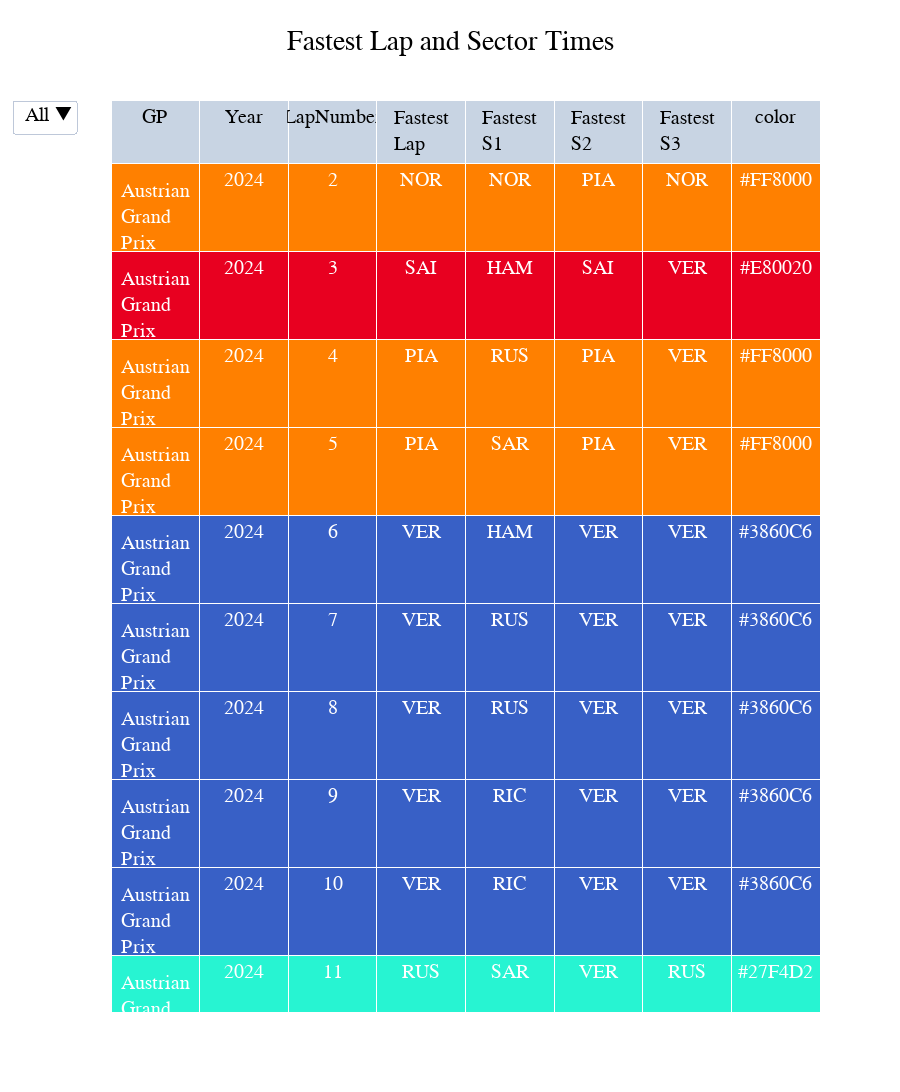

The code cell stored with this chart in its notebook:
### Code cell
import plotly.graph_objects as go
# colors = n_colors('rgb(255, 200, 200)', 'rgb(200, 0, 0)', 9, colortype='rgb')

fig = go.Figure(go.Table
 (header={"values": Fast_Laps_short.columns},
  cells=dict(
    values=Fast_Laps_short.T.values,
    height=50,
    fill_color=[Fast_Laps_short.color],
    align='center', font=dict(color='white', size=20)
    ))
 )

fig.update_layout(
    updatemenus=[
        {
            "buttons": [
                {
                    "label": c,
                    "method": "update",
                    "args": [
                        {
                            "cells": {
                                "values": Fast_Laps_short.T.values
                                if c == "All"
                                else Fast_Laps_short.loc[Fast_Laps_short["LapNumber"].eq(c)].T.values
                            }
                        }
                    ],
                }
                for c in ["All"] + Fast_Laps_short["LapNumber"].unique().tolist()
            ]
        }
    ]
)
fig.update_layout(
    title="Fastest Lap and Sector Times",
        title_x=0.5,
    yaxis = dict(tickfont = dict(size=20)),
    xaxis = dict(tickfont = dict(size=20)),
    font=dict(
        family="PT Sans Narrow",
        size=20,
        color="Black"
    ),
    height=2500,
    title_font_family="PT Sans Narrow"
)

fig.show()

### Figure 1 — Plotly figure (JSON) as saved in the notebook; plotly's stock layout.template omitted (floating-point values rounded to 4 significant figures; data arrays with more than 128 entries replaced by an {"elided": "..."} marker saying what was removed)
{"data": [{"cells": {"align": "center", "fill": {"color": [["#FF8000", "#E80020", "#FF8000", "#FF8000", "#3860C6", "#3860C6", "#3860C6", "#3860C6", "#3860C6", "#27F4D2", "#E80020", "#27F4D2", "#FF8000", "#3860C6", "#3860C6", "#3860C6", "#3860C6", "#3860C6", "#3860C6", "#3860C6", "#3860C6", "#3860C6"]]}, "font": {"color": "white", "size": 20}, "height": 50, "values": {"elided": "8x22 mixed values"}}, "header": {"values": ["GP", "Year", "LapNumber", "Fastest Lap", "Fastest S1", "Fastest S2", "Fastest S3", "color"]}, "type": "table"}], "layout": {"font": {"color": "Black", "family": "PT Sans Narrow", "size": 20}, "height": 2500, "title": {"font": {"family": "PT Sans Narrow"}, "text": "Fastest Lap and Sector Times", "x": 0.5}, "updatemenus": [{"buttons": [{"args": [{"cells": {"values": {"elided": "8x22 mixed values"}}}], "label": "All", "method": "update"}, {"args": [{"cells": {"values": [["Austrian Grand Prix"], [2024], [2], ["NOR"], ["NOR"], ["PIA"], ["NOR"], ["#FF8000"]]}}], "label": "2", "method": "update"}, {"args": [{"cells": {"values": [["Austrian Grand Prix"], [2024], [3], ["SAI"], ["HAM"], ["SAI"], ["VER"], ["#E80020"]]}}], "label": "3", "method": "update"}, {"args": [{"cells": {"values": [["Austrian Grand Prix"], [2024], [4], ["PIA"], ["RUS"], ["PIA"], ["VER"], ["#FF8000"]]}}], "label": "4", "method": "update"}, {"args": [{"cells": {"values": [["Austrian Grand Prix"], [2024], [5], ["PIA"], ["SAR"], ["PIA"], ["VER"], ["#FF8000"]]}}], "label": "5", "method": "update"}, {"args": [{"cells": {"values": [["Austrian Grand Prix"], [2024], [6], ["VER"], ["HAM"], ["VER"], ["VER"], ["#3860C6"]]}}], "label": "6", "method": "update"}, {"args": [{"cells": {"values": [["Austrian Grand Prix"], [2024], [7], ["VER"], ["RUS"], ["VER"], ["VER"], ["#3860C6"]]}}], "label": "7", "method": "update"}, {"args": [{"cells": {"values": [["Austrian Grand Prix"], [2024], [8], ["VER"], ["RUS"], ["VER"], ["VER"], ["#3860C6"]]}}], "label": "8", "method": "update"}, {"args": [{"cells": {"values": [["Austrian Grand Prix"], [2024], [9], ["VER"], ["RIC"], ["VER"], ["VER"], ["#3860C6"]]}}], "label": "9", "method": "update"}, {"args": [{"cells": {"values": [["Austrian Grand Prix"], [2024], [10], ["VER"], ["RIC"], ["VER"], ["VER"], ["#3860C6"]]}}], "label": "10", "method": "update"}, {"args": [{"cells": {"values": [["Austrian Grand Prix"], [2024], [11], ["RUS"], ["SAR"], ["VER"], ["RUS"], ["#27F4D2"]]}}], "label": "11", "method": "update"}, {"args": [{"cells": {"values": [["Austrian Grand Prix"], [2024], [12], ["SAI"], ["RIC"], ["VER"], ["NOR"], ["#E80020"]]}}], "label": "12", "method": "update"}, {"args": [{"cells": {"values": [["Austrian Grand Prix"], [2024], [13], ["HAM"], ["HAM"], ["VER"], ["NOR"], ["#27F4D2"]]}}], "label": "13", "method": "update"}, {"args": [{"cells": {"values": [["Austrian Grand Prix"], [2024], [14], ["NOR"], ["HAM"], ["VER"], ["RUS"], ["#FF8000"]]}}], "label": "14", "method": "update"}, {"args": [{"cells": {"values": [["Austrian Grand Prix"], [2024], [15], ["VER"], ["HAM"], ["VER"], ["VER"], ["#3860C6"]]}}], "label": "15", "method": "update"}, {"args": [{"cells": {"values": [["Austrian Grand Prix"], [2024], [16], ["VER"], ["HAM"], ["VER"], ["RUS"], ["#3860C6"]]}}], "label": "16", "method": "update"}, {"args": [{"cells": {"values": [["Austrian Grand Prix"], [2024], [17], ["VER"], ["NOR"], ["VER"], ["RUS"], ["#3860C6"]]}}], "label": "17", "method": "update"}, {"args": [{"cells": {"values": [["Austrian Grand Prix"], [2024], [18], ["VER"], ["NOR"], ["VER"], ["PIA"], ["#3860C6"]]}}], "label": "18", "method": "update"}, {"args": [{"cells": {"values": [["Austrian Grand Prix"], [2024], [19], ["VER"], ["NOR"], ["VER"], ["VER"], ["#3860C6"]]}}], "label": "19", "method": "update"}, {"args": [{"cells": {"values": [["Austrian Grand Prix"], [2024], [20], ["VER"], ["NOR"], ["VER"], ["NOR"], ["#3860C6"]]}}], "label": "20", "method": "update"}, {"args": [{"cells": {"values": [["Austrian Grand Prix"], [2024], [21], ["VER"], ["NOR"], ["VER"], ["VER"], ["#3860C6"]]}}], "label": "21", "method": "update"}, {"args": [{"cells": {"values": [["Austrian Grand Prix"], [2024], [22], ["VER"], ["NOR"], ["VER"], ["NOR"], ["#3860C6"]]}}], "label": "22", "method": "update"}, {"args": [{"cells": {"values": [["Austrian Grand Prix"], [2024], [23], ["VER"], ["NOR"], ["VER"], ["RUS"], ["#3860C6"]]}}], "label": "23", "method": "update"}]}], "xaxis": {"tickfont": {"size": 20}}, "yaxis": {"tickfont": {"size": 20}}}}
